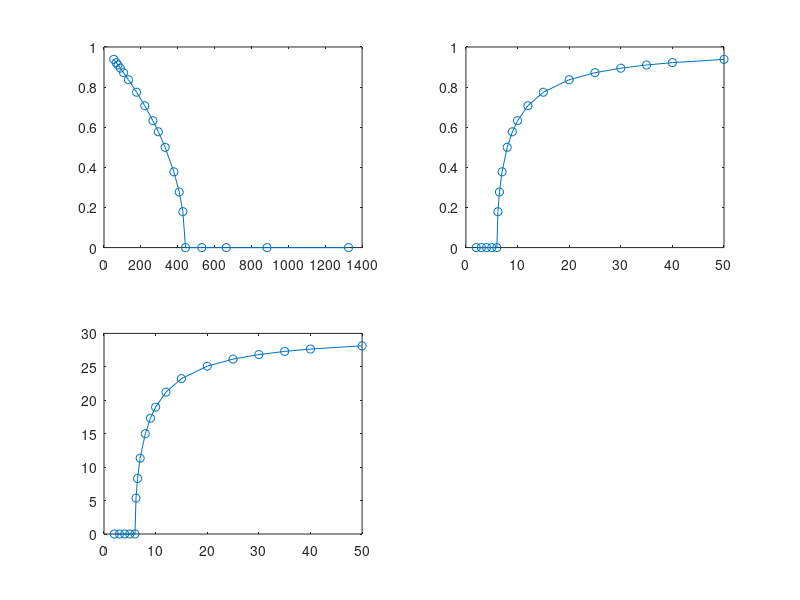

Source code (MATLAB):
function num_rd


R=[2 3 4 5 6 6.2 6.5 7 8 9 10 12 15 20 25 30 35 40 50];

nf=30;
a1=pi*0.05^2;
a2=pi*0.1^2;
r_area=a1*a2/(a1+a2);

k=1./(r_area*R*nf/1000);


kc=442;
k=1./(2*r_area*R*nf/1000);
wr=real(sqrt(1-k/kc));

frq_diff=abs(wr*nf);


subplot(2,2,1)
plot(k,wr,'-o')

subplot(2,2,2)
plot(R,wr,'-o')

subplot(2,2,3)
plot(R,frq_diff,'-o')

end